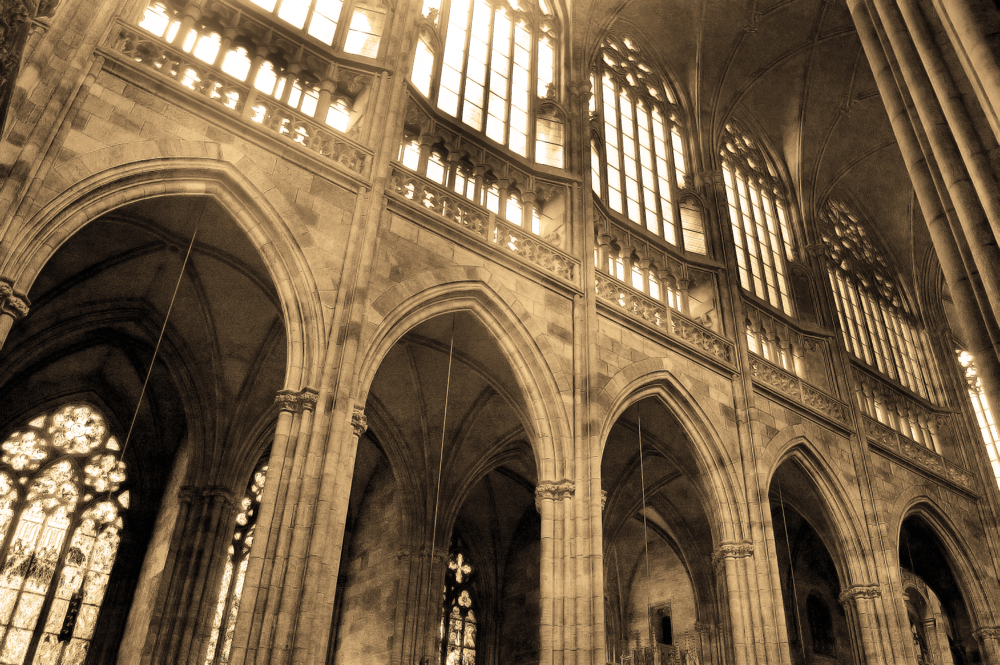
#> input picture images/small.png, 1000 x 665 px
$ python dct_vs_jpeg_check.py
#> lines starting #> are read from the running program, lines starting #| are printed output that depends on the picture
### stego/dct.py
"""DCT steganography that stores each payload bit in three Y-channel blocks.

DCT block order is sequential, so a password authenticates the payload but does
not conceal the message or its embedding locations. The complete-block Y plane
is clamped to [MIN_Y, MAX_Y] for brightness headroom. The margin must be at
least the worst-case one-step pixel change, calculated as step * 0.2265 + 0.5
for rounding: 5.48 Y levels at embedding quality 50 and 2.99 at quality 75.
The margin is 6 based on the Phase 3b measurement: there were zero errors on all
15 usable dataset images and all 3 synthetic cases at qualities 50 and 75 for
each tested margin from 16 down to 2, and failures occurred at margin 0. The
synthetic cases used their capacity-limited payload prefix. This clamp causes a
global tone change: blacks are lifted to 6 and whites are lowered to 249.
"""

from math import pi, sqrt

import numpy as np
from PIL import Image
from scipy.fft import dctn, idctn

from .common import bits_to_bytes, build_payload, bytes_to_bits, parse_payload
from .tamper import (
    STATUS_CHECKSUM_MISMATCH,
    STATUS_EMBEDDED,
    STATUS_NO_MESSAGE,
    STATUS_TAMPERED,
    derive_keys,
    make_tag,
    verify,
)

EMBED_QUALITY = 75
"""Quantization quality used for DCT embedding and reading, not JPEG output quality."""

# Zero-based row/column: away from DC (low frequency) and the high-frequency corner.
DCT_POSITION = (3, 2)
REPETITION = 3
MIN_Y = 6
MAX_Y = 249

JPEG_LUMINANCE_QUANT_TABLE = np.array(
    [
        [16, 11, 10, 16, 24, 40, 51, 61],
        [12, 12, 14, 19, 26, 58, 60, 55],
        [14, 13, 16, 24, 40, 57, 69, 56],
        [14, 17, 22, 29, 51, 87, 80, 62],
        [18, 22, 37, 56, 68, 109, 103, 77],
        [24, 35, 55, 64, 81, 104, 113, 92],
        [49, 64, 78, 87, 103, 121, 120, 101],
        [72, 92, 95, 98, 112, 100, 103, 99],
    ],
    dtype=np.int32,
)


def quantization_table(quality: int = EMBED_QUALITY) -> np.ndarray:
    """Scale the standard JPEG luminance table for an embedding quality 1-100."""
    if not 1 <= quality <= 100:
        raise ValueError("Embedding quality must be between 1 and 100")
    scale = 5000 // quality if quality < 50 else 200 - 2 * quality
    scaled = (JPEG_LUMINANCE_QUANT_TABLE * scale + 50) // 100
    return np.clip(scaled, 1, 255).astype(np.float64)


def capacity_bits(width: int, height: int) -> int:
    """Return payload bit capacity: total complete blocks split into 3 copy regions.

    Copy r of payload bit i uses block ``r * S + i``, where
    ``S = total_complete_blocks // REPETITION``.
    """
    return (width // 8) * (height // 8) // REPETITION


def _orthonormal_basis_row(frequency: int) -> np.ndarray:
    """Return one 8-sample orthonormal DCT-II basis vector."""
    positions = np.arange(8)
    scale = sqrt(1 / 8) if frequency == 0 else sqrt(2 / 8)
    return scale * np.cos(pi * (2 * positions + 1) * frequency / 16)


_POSITION_BASIS = np.outer(
    _orthonormal_basis_row(DCT_POSITION[0]),
    _orthonormal_basis_row(DCT_POSITION[1]),
)
MAX_PIXEL_CHANGE_PER_QUANT_STEP = float(
    quantization_table(EMBED_QUALITY)[DCT_POSITION] * np.max(np.abs(_POSITION_BASIS))
)
# At quality 75, position (3, 2) has step 11 and a maximum pixel change
# of about 2.492 Y levels for one coefficient step. The six-level margin also
# exceeds the worst-case quality-50 bound, including integer rounding.


def _read_luma(path: str) -> tuple[np.ndarray, np.ndarray]:
    """Load RGB and its YCbCr representation for DCT processing."""
    with Image.open(path) as source:
        rgb = np.array(source.convert("RGB"))
    ycbcr = np.array(Image.fromarray(rgb).convert("YCbCr"))
    return rgb, ycbcr


def _blocks_from_plane(plane: np.ndarray) -> tuple[np.ndarray, int, int]:
    """Return complete 8x8 blocks in row-major order and the covered dimensions."""
    block_rows = plane.shape[0] // 8
    block_columns = plane.shape[1] // 8
    covered_height = block_rows * 8
    covered_width = block_columns * 8
    blocks = (
        plane[:covered_height, :covered_width]
        .reshape(block_rows, 8, block_columns, 8)
        .transpose(0, 2, 1, 3)
        .reshape(block_rows * block_columns, 8, 8)
    )
    return blocks, covered_height, covered_width


def _block_bits(blocks: np.ndarray, quality: int, bit_count: int | None = None) -> str:
    """Recover bits from blocks, majority-voting groups of three."""
    capacity = len(blocks) // REPETITION
    if bit_count is None:
        bit_count = capacity
    if not 0 <= bit_count <= capacity:
        raise ValueError(f"Requested {bit_count} bits, but image holds {capacity} bits")
    if bit_count == 0:
        return ""
    # Copies are in three distant regions: block r*S+i carries copy r of bit i.
    indices = np.concatenate(
        [np.arange(bit_count) + repeat * capacity for repeat in range(REPETITION)]
    )
    table = quantization_table(quality)
    transformed = dctn(blocks[indices].astype(np.float64) - 128.0,
                       axes=(-2, -1), norm="ortho")
    row, column = DCT_POSITION
    quantized = np.rint(transformed[:, row, column] / table[row, column]).astype(np.int64)
    votes = (quantized & 1).reshape(REPETITION, bit_count).T
    majority = (votes.sum(axis=1) >= 2).astype(np.uint8)
    return "".join(str(int(bit)) for bit in majority)


def read_majority_bits(
    path: str,
    bit_count: int | None = None,
    quality: int = EMBED_QUALITY,
) -> str:
    """Return raw majority-voted bits, even when a later tag check would fail."""
    _, ycbcr = _read_luma(path)
    blocks, _, _ = _blocks_from_plane(ycbcr[:, :, 0])
    return _block_bits(blocks, quality, bit_count)


def hide(
    in_path: str,
    out_path: str,
    message: str,
    password: str | None = None,
    quality: int = EMBED_QUALITY,
) -> dict:
    """Embed a message as Y-channel DCT parity and save it as PNG.

    ``quality`` selects the embedding quantization table. It is not the quality
    of a later JPEG save; extraction must use the same embedding quality.
    DCT blocks are sequential, so a password authenticates but does not conceal
    the message. The complete-block Y channel is clamped to [MIN_Y, MAX_Y] to
    provide headroom against clipping; this lifts very dark and lowers very
    bright cover pixels. The six-level margin is guaranteed for embedding
    qualities 50 through 95. At the default setting, one coefficient step
    changes a pixel by at most about 2.492 Y levels before integer rounding.
    """
    if not 50 <= quality <= 95:
        raise ValueError(
            "Embedding quality must be between 50 and 95; "
            "the brightness-clamp margin is only guaranteed for that range"
        )
    table = quantization_table(quality)
    message_bytes = message.encode("utf-8")
    hmac_key = None
    if password is not None:
        _, hmac_key = derive_keys(password)
    tag = make_tag(message_bytes, password, hmac_key)
    payload_bits = bytes_to_bits(build_payload(message, tag))

    rgb, ycbcr = _read_luma(in_path)
    # Clamp luminance before embedding; preserve the original incomplete edge strips.
    y = np.clip(ycbcr[:, :, 0].astype(np.float64), MIN_Y, MAX_Y)
    blocks, covered_height, covered_width = _blocks_from_plane(y)
    available_bits = len(blocks) // REPETITION
    if len(payload_bits) > available_bits:
        raise ValueError(
            f"Message is too large for this image: needs {len(payload_bits)} payload bits; "
            f"DCT capacity is {available_bits} bits ({len(blocks)} complete blocks, "
            f"{REPETITION} blocks per bit)"
        )

    # Spread copies into separate regions to reduce correlated local failures.
    payload_size = len(payload_bits)
    selected_indices = np.concatenate(
        [np.arange(payload_size) + repeat * available_bits for repeat in range(REPETITION)]
    )
    changed_blocks = blocks[selected_indices].astype(np.float64) - 128.0
    transformed = dctn(changed_blocks, axes=(-2, -1), norm="ortho")
    row, column = DCT_POSITION
    step = table[row, column]
    original_quantized = transformed[:, row, column] / step
    nearest_integer = np.rint(original_quantized).astype(np.int64)
    target_bits = np.tile(np.fromiter((int(bit) for bit in payload_bits), dtype=np.int64), REPETITION)
    wrong_parity = (nearest_integer & 1) != target_bits
    lower = nearest_integer - 1
    upper = nearest_integer + 1
    nearer = np.where(
        np.abs(original_quantized - lower) <= np.abs(original_quantized - upper),
        lower,
        upper,
    )
    parity_quantized = np.where(wrong_parity, nearer, nearest_integer)
    transformed[:, row, column] = parity_quantized * step
    reconstructed = idctn(transformed, axes=(-2, -1), norm="ortho") + 128.0
    reconstructed = np.clip(np.rint(reconstructed), 0, 255).astype(np.uint8)

    modified_ycbcr = ycbcr.copy()
    block_rows = covered_height // 8
    block_columns = covered_width // 8
    output_blocks = blocks.copy()
    output_blocks[selected_indices] = reconstructed
    reconstructed_grid = output_blocks.reshape(block_rows, block_columns, 8, 8)
    reconstructed_plane = reconstructed_grid.transpose(0, 2, 1, 3).reshape(covered_height, covered_width)
    modified_ycbcr[:covered_height, :covered_width, 0] = reconstructed_plane

    # fromarray would infer RGB from the 3-channel shape; tag the bytes as YCbCr.
    output_rgb = np.array(
        Image.frombytes("YCbCr", (rgb.shape[1], rgb.shape[0]), modified_ycbcr.tobytes()).convert("RGB")
    )
    # Restore incomplete bottom/right edge strips exactly as they appeared in RGB.
    output_rgb[covered_height:, :, :] = rgb[covered_height:, :, :]
    output_rgb[:, covered_width:, :] = rgb[:, covered_width:, :]
    Image.fromarray(output_rgb).save(out_path, format="PNG")
    return {
        "status": STATUS_EMBEDDED,
        "path": out_path,
        "payload_bits": len(payload_bits),
        "capacity_bits": available_bits,
    }


def extract(
    path: str,
    password: str | None = None,
    quality: int = EMBED_QUALITY,
) -> dict:
    """Extract DCT payload using its embedding quality and verify its tag.

    ``quality`` is the embedding design quality used to quantize coefficients,
    not the quality used to save an image as JPEG later.
    """
    if not 50 <= quality <= 95:
        raise ValueError(
            "Embedding quality must be between 50 and 95; "
            "the brightness-clamp margin is only guaranteed for that range"
        )
    quantization_table(quality)  # Validate quality before image processing.
    payload_bits = read_majority_bits(path, quality=quality)
    complete_bits = payload_bits[:len(payload_bits) // 8 * 8]
    raw = bits_to_bytes(complete_bits)
    parsed = parse_payload(raw)
    if parsed is None:
        return {"status": STATUS_NO_MESSAGE, "message": None}

    message_bytes, tag = parsed
    try:
        message = message_bytes.decode("utf-8")
    except UnicodeDecodeError:
        return {"status": STATUS_TAMPERED, "message": None, "tag": tag}
    status = verify(message, tag, password)
    if status in (STATUS_CHECKSUM_MISMATCH, STATUS_TAMPERED):
        return {"status": status, "message": message, "tag": tag}
    return {"status": status, "message": message, "tag": tag}

### stego/lsb.py
"""Plain and password-seeded least-significant-bit image hiding."""

import numpy as np
from PIL import Image

from .common import bits_to_bytes, build_payload, bytes_to_bits, parse_payload
from .tamper import (
    STATUS_CHECKSUM_MISMATCH,
    STATUS_EMBEDDED,
    STATUS_NO_MESSAGE,
    STATUS_TAMPERED,
    derive_keys,
    make_tag,
    verify,
)


# [4 lines left out: function _position_order, not called in this run]


def hide(in_path: str, out_path: str, message: str, password: str | None = None) -> dict:
    """Embed a message in RGB channel LSBs and save a lossless PNG."""
    hmac_key = None
    if password is not None:
        order_key, hmac_key = derive_keys(password)
    message_bytes = message.encode("utf-8")
    tag = make_tag(message_bytes, password, hmac_key)
    bits = bytes_to_bits(build_payload(message, tag))

    with Image.open(in_path) as source:
        pixels = np.array(source.convert("RGB"))
    flat = pixels.reshape(-1).copy()
    if len(bits) > flat.size:
        raise ValueError(
            f"Message is too large for this image (needs {len(bits)} bits; "
            f"image holds {flat.size} bits)"
        )
    positions = np.arange(flat.size) if password is None else _position_order(order_key, flat.size)
    selected = positions[:len(bits)]
    flat[selected] = (flat[selected] & 254) | np.fromiter((int(bit) for bit in bits), dtype=np.uint8)
    Image.fromarray(flat.reshape(pixels.shape)).save(out_path, format="PNG")
    return {"status": STATUS_EMBEDDED, "path": out_path, "payload_bits": len(bits)}


def extract(path: str, password: str | None = None) -> dict:
    """Extract and verify a payload; plain checksums are not authentication."""
    if password is not None:
        order_key, hmac_key = derive_keys(password)
    else:
        order_key = hmac_key = None
    with Image.open(path) as image:
        flat = np.array(image.convert("RGB")).reshape(-1)
    positions = np.arange(flat.size) if password is None else _position_order(order_key, flat.size)
    ordered_bits = (flat[positions] & 1).astype(np.uint8)
    bit_string = "".join(str(bit) for bit in ordered_bits)
    # Pixel channel counts may leave 1-7 trailing bits that cannot form a byte.
    bit_string = bit_string[:len(bit_string) // 8 * 8]
    raw = bits_to_bytes(bit_string)
    parsed = parse_payload(raw)
    if parsed is None:
        return {"status": STATUS_NO_MESSAGE, "message": None}

    message_bytes, tag = parsed
    try:
        message = message_bytes.decode("utf-8")
    except UnicodeDecodeError:
        return {"status": STATUS_TAMPERED, "message": None, "tag": tag}
    status = verify(message, tag, password, hmac_key)
    if status in (STATUS_CHECKSUM_MISMATCH, STATUS_TAMPERED):
        return {"status": status, "message": message, "tag": tag}
    return {"status": status, "message": message, "tag": tag}

### stego/common.py
"""Shared bit and payload helpers for the steganography methods."""

STOP_MARKER = b"#####"
TAG_BYTES = 64


def bytes_to_bits(data: bytes) -> str:
    """Convert bytes to a string of bits, preserving leading zeroes."""
    return "".join(f"{byte:08b}" for byte in data)


def bits_to_bytes(bits: str) -> bytes:
    """Convert complete groups of eight bits back to bytes."""
    if len(bits) % 8:
        raise ValueError("Bit data length must be a multiple of 8")
    if any(bit not in "01" for bit in bits):
        raise ValueError("Bit data may contain only '0' and '1'")
    return bytes(int(bits[i:i + 8], 2) for i in range(0, len(bits), 8))


def build_payload(message: str, tag: str) -> bytes:
    """Build payload bytes from UTF-8 message, stop marker, and 64-char tag."""
    message_bytes = message.encode("utf-8")
    if STOP_MARKER in message_bytes:
        raise ValueError("Message cannot contain the stop marker '#####'")
    if len(tag) != TAG_BYTES or any(char not in "0123456789abcdef" for char in tag):
        raise ValueError("Tag must be 64 lowercase hexadecimal characters")
    return message_bytes + STOP_MARKER + tag.encode("ascii")


def parse_payload(payload: bytes) -> tuple[bytes, str] | None:
    """Return message bytes and tag when a complete marked payload is found."""
    marker_at = payload.find(STOP_MARKER)
    if marker_at < 0:
        return None
    tag_start = marker_at + len(STOP_MARKER)
    tag_bytes = payload[tag_start:tag_start + TAG_BYTES]
    if len(tag_bytes) != TAG_BYTES:
        return None
    try:
        tag = tag_bytes.decode("ascii")
    except UnicodeDecodeError:
        return None
    return payload[:marker_at], tag

### stego/tamper.py
"""Password-derived keys and payload integrity checks."""

import hashlib
import hmac

STATUS_EMBEDDED = "embedded"
STATUS_INTACT = "intact"
STATUS_TAMPERED = "tampered or corrupted"
STATUS_NO_MESSAGE = "no message found"
STATUS_CHECKSUM_MATCHES = "checksum matches"
STATUS_CHECKSUM_MISMATCH = "checksum mismatch"

PBKDF2_ITERATIONS = 100_000
# A fixed application salt keeps this student project simple. Production systems
# should store a unique random salt with each payload instead.
APPLICATION_SALT = b"bsc-stego-project-fixed-salt-v1"


# [10 lines left out: function derive_keys, not called in this run]


def make_tag(message_bytes: bytes, password: str | None, hmac_key: bytes | None = None) -> str:
    """Make an HMAC tag for keyed mode or an unkeyed checksum for plain mode."""
    if password is None:
        return hashlib.sha256(message_bytes).hexdigest()
    if hmac_key is None:
        _, hmac_key = derive_keys(password)
    return hmac.new(hmac_key, message_bytes, hashlib.sha256).hexdigest()


def verify(message: str, tag: str, password: str | None = None,
           hmac_key: bytes | None = None) -> str:
    """Return integrity status for message text and its stored 64-char tag.

    A plain SHA-256 checksum only detects accidental corruption and is NOT
    authentication, because anyone can recompute it. Only password mode (HMAC)
    provides integrity protection against deliberate changes.
    """
    try:
        expected = make_tag(message.encode("utf-8"), password, hmac_key)
    except (UnicodeEncodeError, ValueError):
        return STATUS_TAMPERED if password is not None else STATUS_CHECKSUM_MISMATCH
    matches = hmac.compare_digest(expected, tag)
    if password is None:
        return STATUS_CHECKSUM_MATCHES if matches else STATUS_CHECKSUM_MISMATCH
    return STATUS_INTACT if matches else STATUS_TAMPERED

### analysis/dct_vs_jpeg_check.py
"""Compare DCT and LSB payload survival after Pillow JPEG recompression."""

import tempfile
from pathlib import Path

import numpy as np
from PIL import Image

from stego.common import build_payload, bytes_to_bits
from stego.dct import EMBED_QUALITY, capacity_bits, extract as dct_extract, hide as dct_hide
from stego.dct import read_majority_bits as read_dct_bits
from stego.lsb import extract as lsb_extract, hide as lsb_hide
from stego.tamper import make_tag


JPEG_QUALITIES = (100, 90, 75, 70, 50)
MESSAGE = "JPEG survival test"


def _bit_error_rate(expected: str, observed: str) -> float:
    """Return differing payload bits divided by original payload bit length."""
    differing = sum(left != right for left, right in zip(expected, observed))
    differing += abs(len(expected) - len(observed))
    return differing / len(expected)


def _save_jpeg(source_path: Path, output_path: Path, save_quality: int) -> None:
    """Use the same explicit Pillow JPEG settings for both embedding methods."""
    with Image.open(source_path) as image:
        image.convert("RGB").save(
            output_path,
            format="JPEG",
            quality=save_quality,
            subsampling=0,
            optimize=False,
            progressive=False,
        )


def main() -> None:
    """Print statuses and payload BER for DCT and LSB after JPEG saving."""
    project_root = Path(__file__).resolve().parent.parent
    cover_path = project_root / "images" / "small.png"
    if not cover_path.is_file():
        raise FileNotFoundError(f"Required test image is missing: {cover_path}")

    with Image.open(cover_path) as image:
#> image is the input picture: PIL image 1000x665 RGB; mean R, G, B 119.8, 98.1, 71.1
        width, height = image.size
    payload_bits = bytes_to_bits(
        build_payload(MESSAGE, make_tag(MESSAGE.encode("utf-8"), password=None))
    )
    print(f"DCT capacity: {capacity_bits(width, height)} payload bits")
#| DCT capacity: 3458 payload bits
    print(f"LSB capacity: {width * height * 3} payload bits")
#| LSB capacity: 1995000 payload bits
    print(
        "JPEG save settings: Pillow quality varies by row; subsampling=0, "
        "optimize=False, progressive=False (same settings for DCT and LSB)."
    )
    print(f"DCT extraction always uses EMBED_QUALITY={EMBED_QUALITY}; JPEG quality is never passed to extract().")
    print("Quality | DCT status | DCT BER | LSB status | LSB BER")
    print("--------|------------|---------|------------|--------")

    with tempfile.TemporaryDirectory() as temp_dir:
        scratch = Path(temp_dir)
        dct_png = scratch / "dct_stego.png"
        lsb_png = scratch / "lsb_stego.png"
        dct_hide(str(cover_path), str(dct_png), MESSAGE)
#> in _read_luma, `ycbcr = np.array(Image.fromarray(rgb).convert("YCbCr"))`:
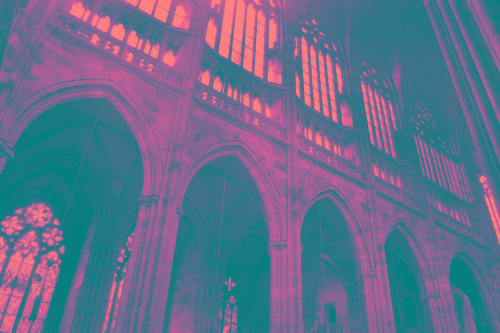
#> ycbcr: shape (665, 1000, 3) (shown at 1/2 size); mean R, G, B 101, 110.3, 140.6
#> in hide, `y = np.clip(ycbcr[:, :, 0].astype(np.float64), MIN_Y, MAX_Y)`:
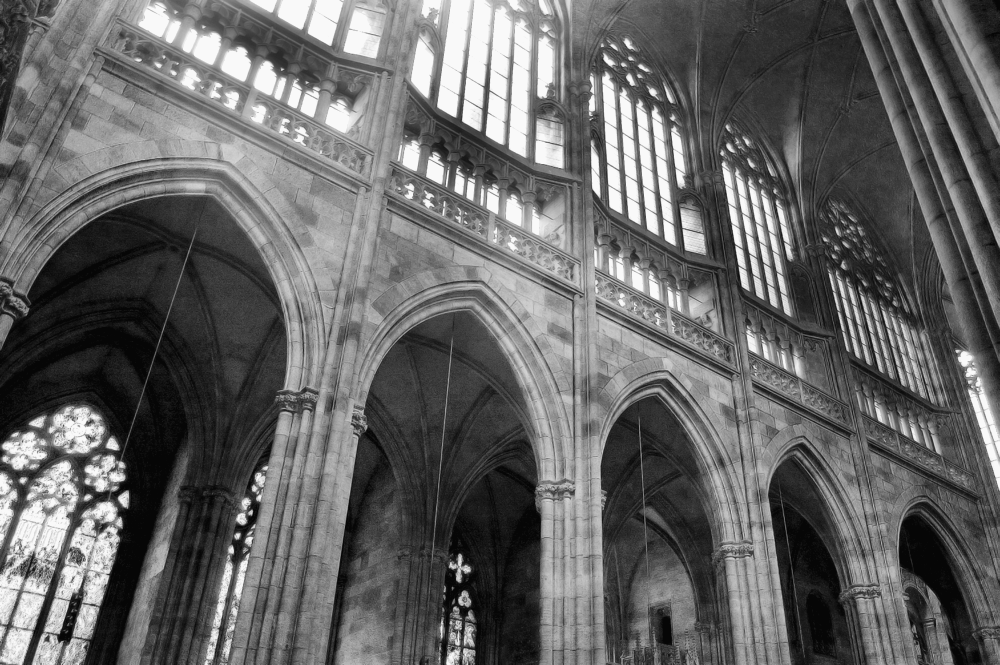
#> y: shape (665, 1000) float64; min 6, max 249, mean 100.9
#> (the rest of the program and of its run is left out)
